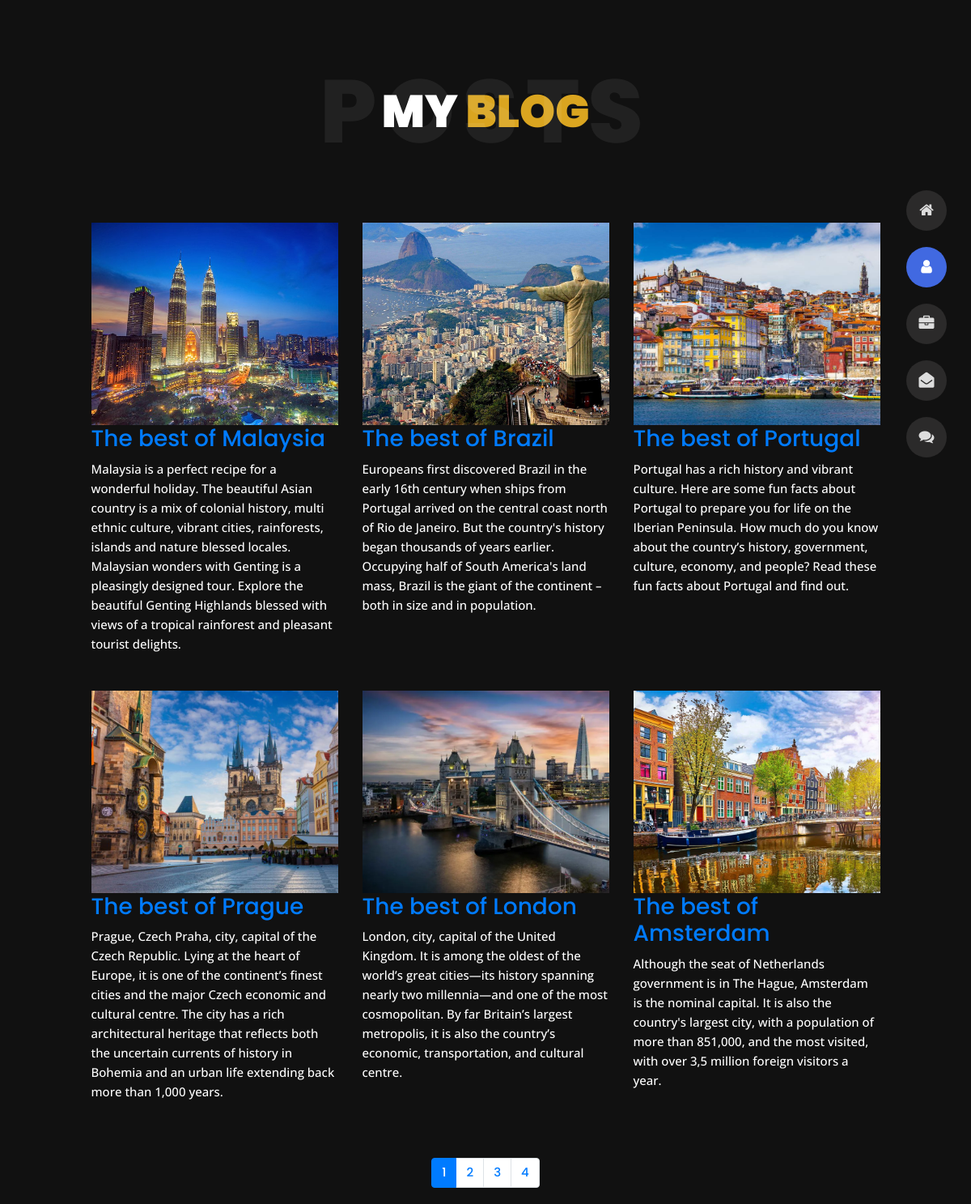
Screenshot of /blog/ with the database file from the repository.
### resume/models.py (models this page shows, shortened)
class Post(models.Model):
    image = models.ImageField(upload_to='images/')
    title = models.CharField(max_length=120)
    content = models.TextField()
    author = models.ForeignKey(User, on_delete=models.CASCADE)
    date = models.DateTimeField(default=timezone.now)

### resume/views.py (the view)
# urls.py: 2. Add a URL to urlpatterns:  path('blog/', include('blog.urls'))
def blog(request):
    post_objects = Post.objects.all().order_by('-date')
    item_name = request.GET.get('item_name')
    if item_name != '' and item_name is not None:
        post_objects = post_objects.filter(title__icontains=item_name)
    return render(request, 'resume/blog.html', {'post_objects': post_objects})

### resume/templates/resume/blog.html
﻿{% extends 'resume/base_2.html' %}
{% block content %}
<section class = "title-section text-left text-sm-center revealator-slideup revealator-once evealator-delay1">
    <h1>my <span>blog</span></h1>
    <span class="title-bg">posts</span>
</section>
<section class="main-content revealator-slideup revealator-once revealator-delay1">
    <div class="container">
        <div class="row">
            <div class="col-md-12">
            </div>
            <br/>
            {% for post in post_objects %}
            <div class="col-12 col-md-6 col-lg-6 col-xl-4 mb-30">
                <article class="post-container">
                    <div class="post-thumb">
                        <a href="blog-post.html" class="d-block position-relative overflow-hidden">
                            <img src="{{post.image.url}}" class="img-fluid" alt="Blog Post">
                        </a>
                    </div>
                    <div class="post-content">
                        <div class="entry-header">
                            <h3><a href="blog-post.html">{{post.title}}</a></h3>
                        </div>
                        <div class="entry-content open-sans-font">
                            <p>
                                {{post.content}}
                            </p>
                        </div>
                    </div>
                </article>
            </div>
            {% endfor %}
            <div class="col-12 mt-4">
                <nav aria-label="Page navigation example">
                    <ul class="pagination justify-content-center mb-0">
                        <li class="page-item active"><a class="page-link" href="#">1</a></li>
                        <li class="page-item "><a class="page-link" href="#">2</a></li>
                        <li class="page-item"><a class="page-link" href="#">3</a></li>
                        <li class="page-item"><a class="page-link" href="#">4</a></li>
                    </ul>
                </nav>
            </div>
        </div>
</section>
{% endblock content %}

### resume/templates/resume/base_2.html (shortened to what this page needs)
{% load static %}
<!DOCTYPE html>
<html lang="en">
<head>
    <link href="{%static 'css/bootstrap.min.css'%}" rel="stylesheet">
    <link href="{%static 'css/preloader.min.css'%}" rel="stylesheet">
    <link href="{%static 'css/circle.css'%}" rel="stylesheet">
    <link href="{%static 'css/font-awesome.min.css'%}" rel="stylesheet">
    <link href="{%static 'css/fm.revealator.jquery.min.css'%}" rel="stylesheet">
    <link href="{%static 'css/style.css'%}" rel="stylesheet">
    <link href="{%static 'css/skins/goldenrod.css'%}" rel="stylesheet">
</head>
<body class="about">
<header class="header" id="navbar-collapse-toggle">
    <ul class="icon-menu d-none d-lg-block revealator-slideup revealator-once revealator-delay1">
        <li class="icon-box">
            <i class="fa fa-home"></i>
            <a href="/">
            </a>
        </li>
        <li class="icon-box active">
            <i class="fa fa-user"></i>
            <a href="/about">
            </a>
        </li>
        <li class="icon-box">
            <i class="fa fa-briefcase"></i>
            <a href="/portfolio">
            </a>
        </li>
        <li class="icon-box">
            <i class="fa fa-envelope-open"></i>
            <a href="/contact">
            </a>
        </li>
        <li class="icon-box">
            <i class="fa fa-comments"></i>
            <a href="/blog">
            </a>
        </li>
    </ul>
</header>
</body>
{% block content %}
{% endblock content %}
</html>

### resume/static/css/style.css (style rules this page uses)
html { overflow-x: hidden; height: 100%; }
body { font-family: 'Poppins', sans-serif; font-size: 15px; color: #fff; font-weight: 500; line-height: 1.6; position: relative; background-size: cover; background-position: center; height: 100%; width: 100%; background-color: #111; }
.open-sans-font { font-family: 'Open Sans', sans-serif; }
.mb-30 { margin-bottom: 30px; }
.no-transform { transform: none !important; }
.title-section { margin: 0 auto; width: 100%; position: relative; padding: 80px 0; }
.title-section h1 { font-size: 56px; font-weight: 900; color: #fff; text-transform: uppercase; margin: 0; }
.title-bg { font-size: 110px; left: 0; letter-spacing: 10px; line-height: 0.7; position: absolute; right: 0; top: 50%; text-transform: uppercase; font-weight: 800; -webkit-transform: translateY(-50%); -moz-transform: translateY(-50%); -ms-transform: translateY(-50%); -o-transform: translateY(-50%); transform: translateY(-50%); color: rgba(255, 255, 255, 0.07); }
@media (min-width: 992px) { .header { position: fixed; right: 30px; bottom: 0; z-index: 3; display: flex; align-items: center; height: calc(100vh - 200px); top: 100px; opacity: 1; transition: opacity 0.3s; -webkit-transition: opacity 0.3s; } }
@media (min-width: 992px) { .header ul.icon-menu { margin: 0; padding: 0; } }
@media (min-width: 992px) { .header ul.icon-menu li.icon-box { width: 50px; height: 50px; list-style: none; position: relative; display: flex; align-items: center; transition: .3s; margin: 20px 0; border-radius: 50%; background: #2b2a2a; } }
@media (min-width: 992px) { .header ul.icon-menu li.icon-box i { color: #ddd; font-size: 19px; transition: .3s; } }
@media (min-width: 992px) { .header ul.icon-menu li.icon-box.active, .header ul.icon-menu li.icon-box:hover, .header ul.icon-menu li.icon-box.active i, .header ul.icon-menu li.icon-box:hover i { color: #fff; } }
@media (min-width: 992px) { .header .icon-box a { display: block; padding: 0; width: 50px; height: 50px; } }
@media (min-width: 992px) { .header .icon-box i.fa { position: absolute; pointer-events: none; } }
@media (min-width: 992px) { .header .icon-menu i { left: 0; right: 0; margin: 0 auto; display: block; text-align: center; font-size: 35px; top: 15px; } }
.about .main-content { padding-bottom: 20px; }
@media (max-width: 1350px) and (min-width: 992px) { .container { max-width: calc(100% - 195px); } }

### resume/static/css/skins/goldenrod.css (style rules this page uses)
.home h1, .about .box-stats h3, .title-section h1 span, #menu li.active a, body.light #menu li.active a, .blog .post-container:hover .post-content .entry-header h3 a, .blog .post-content .entry-header h3 a:hover, .contact .custom-span-contact i, .portfolio .slideshow figcaption h3, .portfolio .slideshow a, .portfolio .grid figure:hover figcaption, .blog-post .meta i { color: #daa520; }
.about .resume-box .icon, .contact ul.social li a:hover, body.light.contact ul.social li a:hover, .preloader .loader, .blog .page-link:hover, .blog .page-item.active .page-link, body.light.blog .page-link:hover, body.light.blog .page-item.active .page-link, .portfolio .grid li figure div, .header ul.icon-menu li.icon-box.active, .header ul.icon-menu li.icon-box:hover, body.light .header ul.icon-menu li.icon-box.active, body.light .header ul.icon-menu li.icon-box:hover, .btn, .header .icon-box h2, .home .color-block, .title-section hr, .portfolio .slideshow .carousel-indicators li.active { background-color:#4169e1; }

### rows the page displays
Post: image (picture), title "The best of Malaysia", content "Malaysia is a perfect recipe for a wonderful holiday. The beautiful Asian country is a mix of colonial history, multi ethnic culture, vibrant cities, rainforests, islands and nature blessed locales. Malaysian wonders with Genting is a pleasingly designed tour. Explore the beautiful Genting Highlands blessed with views of a tropical rainforest and pleasant tourist delights."
Post: image (picture), title "The best of Brazil", content "Europeans first discovered Brazil in the early 16th century when ships from Portugal arrived on the central coast north of Rio de Janeiro. But the country's history began thousands of years earlier. Occupying half of South America's land mass, Brazil is the giant of the continent – both in size and in population."
Post: image (picture), title "The best of Portugal", content "Portugal has a rich history and vibrant culture. Here are some fun facts about Portugal to prepare you for life on the Iberian Peninsula. How much do you know about the country’s history, government, culture, economy, and people? Read these fun facts about Portugal and find out."
Post: image (picture), title "The best of Prague", content "Prague, Czech Praha, city, capital of the Czech Republic. Lying at the heart of Europe, it is one of the continent’s finest cities and the major Czech economic and cultural centre. The city has a rich architectural heritage that reflects both the uncertain currents of history in Bohemia and an urban life extending back more than 1,000 years."
Post: image (picture), title "The best of London", content "London, city, capital of the United Kingdom. It is among the oldest of the world’s great cities—its history spanning nearly two millennia—and one of the most cosmopolitan. By far Britain’s largest metropolis, it is also the country’s economic, transportation, and cultural centre."
Post: image (picture), title "The best of Amsterdam", content "Although the seat of Netherlands government is in The Hague, Amsterdam is the nominal capital. It is also the country's largest city, with a population of more than 851,000, and the most visited, with over 3,5 million foreign visitors a year."
